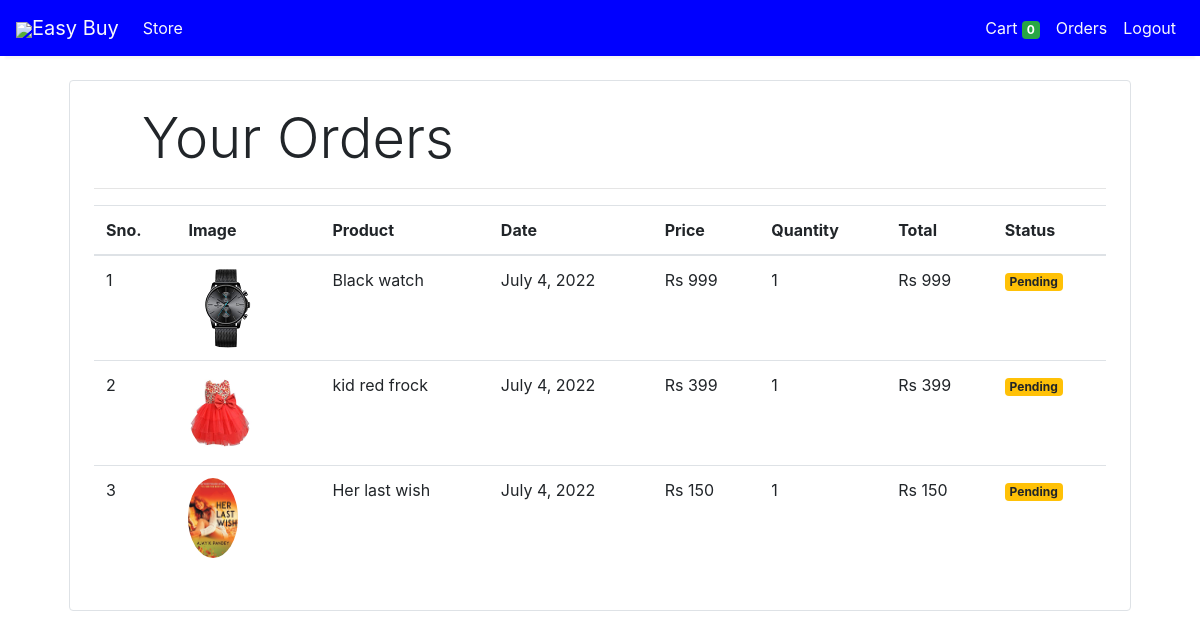
The page /orders (signed in) on the database its author committed.
### store/models/orders.py (models this page shows, shortened)
class Order(models.Model):
    product = models.ForeignKey(Products,
                                on_delete=models.CASCADE)
    customer = models.ForeignKey(Customer,
                                 on_delete=models.CASCADE)
    quantity = models.IntegerField(default=1)
    price = models.IntegerField()
    address = models.CharField (max_length=50, default='', blank=True)
    phone = models.CharField (max_length=50, default='', blank=True)
    date = models.DateField (default=datetime.datetime.today)
    status = models.BooleanField (default=False)
    @staticmethod
    def get_orders_by_customer(customer_id):
        return Order.objects.filter(customer=customer_id).order_by('-date')

### store/models/product.py (models this page shows, shortened)
class Products(models.Model):
    name = models.CharField(max_length=60)
    price= models.IntegerField(default=0)
    category= models.ForeignKey(Category,on_delete=models.CASCADE,default=1 )
    description= models.CharField(max_length=250, default='', blank=True, null= True)
    image= models.ImageField(upload_to='uploads/products/')

### store/middlewares/auth.py (the view)
    def middleware(request):
        print(request.session.get('customer'))
        returnUrl = request.META['PATH_INFO']
        print(request.META['PATH_INFO'])
        if not request.session.get('customer'):
           return redirect(f'login?return_url={returnUrl}')
        response = get_response(request)
        return response

### store/templatetags/custom_filter.py (called while the page is built)
@register.filter(name='currency')
def currency(number):
    return "Rs "+str(number)

@register.filter(name='multiply')
def multiply(number , number1):
    return number * number1

### store/views/orders.py (called while the page is built)
    def get(self , request ):
        customer = request.session.get('customer')
        orders = Order.get_orders_by_customer(customer)
        print(orders)
        return render(request , 'orders.html'  , {'orders' : orders})

### store/templates/orders.html
{% extends 'base.html' %}
{% block content %}
{% load cart %}
{% load custom_filter %}
<div class="container">
   <div class="border rounded p-4 m-4">
        <p class="display-4 pl-4 ml-4">Your Orders</p>
        <hr>
        <table class="table">
            <thead>
                <tr>
                    <th>Sno.</th>
                    <th>Image</th>
                    <th>Product</th>
                    <th>Date</th>
                    <th>Price</th>
                    <th>Quantity</th>
                    <th>Total</th>
                    <th>Status</th>
                </tr>
            </thead>
            <tbody>
                {% for order in orders %}
                <tr>
                    <td>{{forloop.counter}}</td>
                    <td><img style="height: 80px;" class="rounded-circle" src="{{order.product.image.url}}" alt=""></td>
                    <td>{{order.product.name}}</td>
                    <td>{{order.date}}</td>
                    <td>{{order.price|currency}}</td>
                    <td>{{order.quantity}}</td>
                    <td>{{order.quantity|multiply:order.price|currency}}</td>
                    {% if order.status %}
                    <td><small class="badge badge-success">Completed</small></td>
                    {%else%}
                    <td><small class="badge badge-warning">Pending</small></td>
                    {% endif %}
                </tr>
                {% endfor %}
            </tbody>
        </table>
   </div>
</div>
{% endblock %}

### store/templates/base.html (shortened to what this page needs)
<!doctype html>
<html lang="en">
<head>
  <link rel="stylesheet" href="https://maxcdn.bootstrapcdn.com/bootstrap/4.0.0/css/bootstrap.min.css"
>
</head>
<body>
<nav class="one-edge-shadow
  navbar navbar-light
  sticky-top navbar
  navbar-expand-lg
  text-white">
    <a class="navbar-brand ms-3 text-light " href="/">
    <link rel="stylesheet" href="https://use.fontawesome.com/releases/v5.7.0/css/all.css">
    <img src="https://www.freepnglogos.com/uploads/shopping-cart-png/shopping-cart-svg-png-icon-download-28.png" style="width:50px;height:50px,color:text-light;">Easy Buy</a>
    <div class="collapse navbar-collapse" id="navbarSupportedContent">
      <ul class="navbar-nav mr-auto">
        <li class="nav-item active">
          <a class="nav-link text-light" href="/store">Store <span class="sr-only">(current)</span></a>
        </li>
          </ul>
      <ul class=" navbar-nav my-2 my-lg-0 ">
        <li class="nav-item active">
          <a class="nav-link text-light" href="/cart">Cart
            <span class="badge badge-success">{{request.session.cart.keys|length}}</span>
            <span class="sr-only">(current)</span></a>
        </li>
        {% if request.session.customer %}
        <li class="nav-item active ">
          <a class="nav-link text-light" href="/orders">Orders<span class="sr-only">(current)</span></a>
        </li>
        <li class="nav-item active ">
          <a class="nav-link text-light" href="/logout">Logout<span class="sr-only">(current)</span></a>
        </li>
        {% endif %}
      </ul>
    </div>
  </nav>
  {% block content %}{% endblock %}
</body>
</html>

### store/templates/base.html (style rules this page uses)
nav { background-color: blue; }
.one-edge-shadow { box-shadow: 0 8px 2px -5px rgb(246, 245, 245); }

### rows shown on the page
Order: product.image (picture), product.name "Black watch", date "July 4, 2022", price "Rs 999", quantity "1", quantity|multiply "Rs 999", status "Pending"
Order: product.image (picture), product.name "kid red frock", date "July 4, 2022", price "Rs 399", quantity "1", quantity|multiply "Rs 399", status "Pending"
Order: product.image (picture), product.name "Her last wish", date "July 4, 2022", price "Rs 150", quantity "1", quantity|multiply "Rs 150", status "Pending"

### other values the page prints
{{ request.session.cart.keys|length }} "0"
